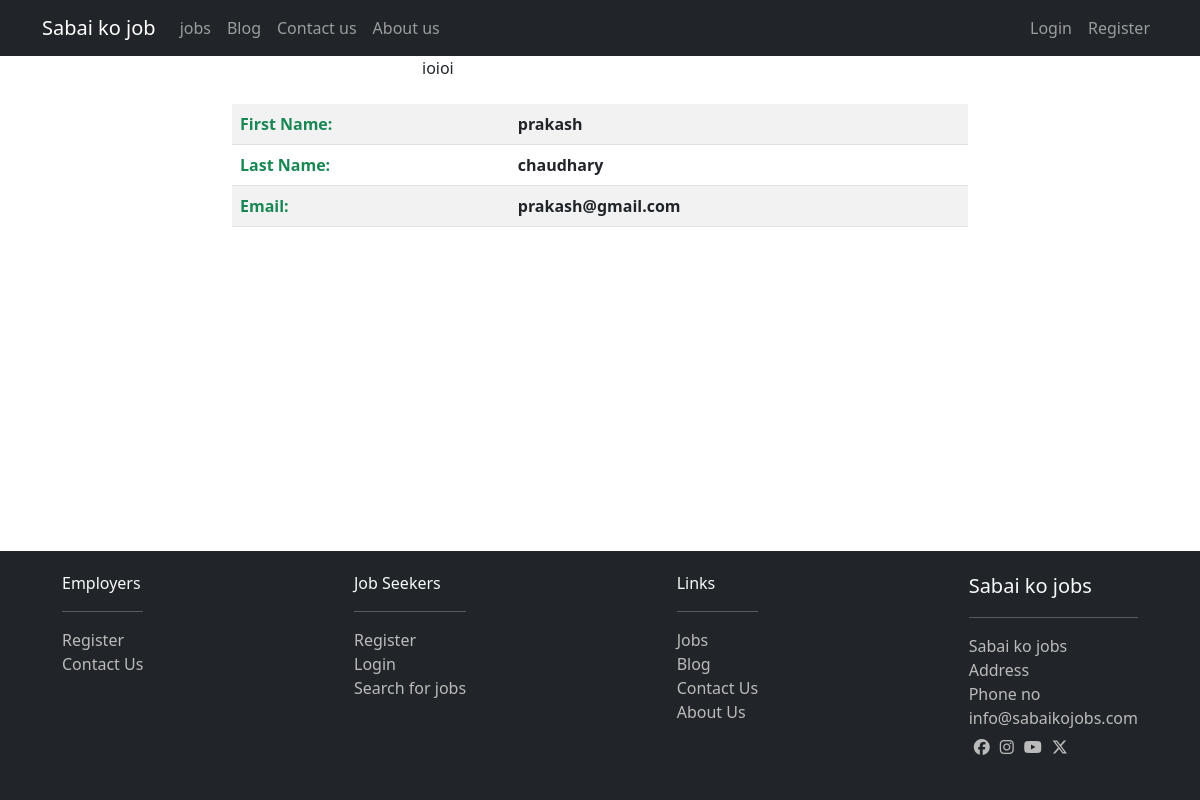
Screenshot of /account/profile/don/ with the database file from the repository.
### account/models.py (models this page shows)
class User(AbstractUser):
	pass

### account/views.py (the view, shortened to what this page needs)
# urls.py: path('profile/<str:username>/',profile_view, name='profile'),
def profile_view(request,username):
    user = get_object_or_404(User,username=username)
    profile = get_object_or_404(Profile)
    form = None
    context = {'user':user,'form':form,'profile':profile}
    return render(request,'profile.html',context)

### account/templates/profile.html (shortened to what this page needs)
{% extends 'base.html' %}
{% block content %}
{% if form %}
<div>
    <div>
        {% if profile_model %}
        {% for pro in profile_model %}
            <img src="{{ pro.image.url }}">
        {% endfor %}
        {% endif %}
    </div>
    <form method="post" action="{% url 'account:profile_update' %}" enctype="multipart/form-data">
        {% csrf_token %}
        {{ form.as_p }}
        <input type="submit" value="Submit" name="submit" class="btn btn-info"/>
    </form>
</div>
{% else %}
<div class="row">
    <div class="col-sm-12 col-md-4 col-lg-4"></div>
    <div class="col-sm-12 col-md-4 col-lg-4">
        {% if user.profile.avatar %}
        ioioi
        <div>
        </div>
        {% endif %}
    </div>
    <div class="col-sm-12 col-md-4 col-lg-4"></div>
</div>
<div class="row">
    <div class="col-sm-12 col-md-2 col-lg-2"></div>
    <div class="col-sm-12 col-md-8 col-lg-8 ">
        <table class="table table-striped">
            <thead>
            <tbody class="fw-bold">
                <tr>
                    <td class="text-success">First Name:</td> <td>{{ user.first_name }}</td>
                </tr>
                <tr>
                    <td class="text-success">Last Name:</td> <td>{{ user.last_name }}</td>
                </tr>
                <tr>
                    <td class="text-success">Email:</td> <td>{{ user.email }}</td>
                </tr>
            </tbody>
        </thead>
        </table>
    </div>
    <div class="col-sm-12 col-md-2 col-lg-2"></div>
</div>
{% endif %}
{% endblock content %}

### templates/base.html (shortened to what this page needs)
{% load static %}
<!DOCTYPE html>
<html>
<head>
	<link rel="stylesheet" href="{% static 'css/footer.css' %}">
	<link rel="stylesheet" href="{% static 'css/aboutus.css' %}">
	<link rel="stylesheet" href="{% static 'css/contactus.css' %}">
	<link rel="stylesheet" href="{% static 'css/bootstrap.min.css' %}">
	<link rel="stylesheet" href="{% static 'css/home.css' %}">
	<link rel="stylesheet" href="{% static 'css/blog.css' %}">
</head>
<body>
	{% block navbar %}
		{% include 'navbar.html' %}
	{% endblock %}
	<div class="container">
		{% block content %}
		{% endblock %}
	</div>
	{% block footer %}
		{% include 'footer.html' %}
	{% endblock %}
</body>
</html>

### templates/navbar.html (shortened to what this page needs)
<nav class="navbar navbar-expand-lg navbar-dark bg-dark">
    <div class="container">
        <a href="{% url 'jobs:home' %}" class="navbar-brand">Sabai ko job</a>
        <div class="collapse navbar-collapse" id="navbarCollapse">
            <div class="navbar-nav">
                <a href="{% url 'jobs:home' %}" class="nav-item nav-link">jobs</a>
                <a href="{% url 'blog_post:articles' %}" class="nav-item nav-link">Blog</a>
                <a href="{% url 'jobs:contactus' %}" class="nav-item nav-link">Contact us</a>
                <a href="{% url 'jobs:aboutus' %}" class="nav-item nav-link">About us</a>
            </div>
            <div class="navbar-nav ms-auto">
            {% if request.user.is_authenticated %}
            <li class="nav-item dropdown">
                {% if request.user.is_authenticated %}
                    <a class="nav-link dropdown-toggle" href="#" role="button" data-bs-toggle="dropdown" aria-expanded="false">
                    {{request.user}}
                    </a>
                {% else %}
                <li class="nav-item">
                    <a class="nav-link" href="{% url 'account:userlogin' %}">Login</a>
                </li>
                <li class="nav-item">
                    <a class="nav-link" href="{% url 'account:usersignup' %}">Sign up</a>
                </li>
                {% endif %}
                <ul class="dropdown-menu">
                    <li><a class="dropdown-item" href="{% url 'account:profile' request.user %}">Profile</a></li>
                    {% if request.user.is_authenticated %}
                    {% else %}
                    <li><a class="dropdown-item" href="#">Login</a></li>
                    {% endif %}
                    <li><a class="dropdown-item" href="{% url 'account:userlogout' %}">Logout</a></li>
                </ul>
            </li>
           <!--  <a class="nav-link dropdown-toggle" href="#" role="button" data-bs-toggle="dropdown" aria-expanded="false">{{request.user}}</a>
            <ul class="dropdown-menu">
                <a class="dropdown-item" href="{% url 'account:profile' request.user %}">Profile</a>
                <a class="dropdown-item" href="{% url 'account:userlogout' %}">Logout</a>
            </ul>   -->
            {% else %}
                <a href="{% url 'account:userlogin' %}" class="nav-item nav-link">Login</a>
                <a href="{% url 'account:usersignup' %}" class="nav-item nav-link">Register</a>
            {% endif %}
            </div>
        </div>
    </div>
</nav>

### templates/footer.html
<div class="footer bg-dark text-light">
	<div class="container">
		<div class="d-flex justify-content-between p-3">
			<div class="p-1">
				<div>
					<p class="fs-6">Employers</p><hr>
					<ul>
						<li><a href="{% url 'account:usersignup' %}">Register</a></li>
						<li><a href="{% url 'jobs:contactus' %}">Contact Us</a></li>
					</ul>
				</div>
			</div>
			<div class="p-1">
				<div>
					<p class="fs-6">Job Seekers</p><hr>
					<ul>
						<li><a href="{% url 'account:usersignup' %}">Register</a></li>
						<li><a href="{% url 'account:userlogin' %}">Login</a></li>
						<li><a href="{% url 'jobs:home' %}">Search for jobs</a></li>
					</ul>
				</div>
			</div>
			<div class="p-1">
				<div>
					<p class="fs-6">Links</p><hr>
					<ul>
						<li><a href="{% url 'account:usersignup' %}">Jobs</a></li>
						<li><a href="{% url 'jobs:home' %}">Blog</a></li>
						<li><a href="{% url 'jobs:contactus'	 %}">Contact Us</a></li>
						<li><a href="{% url 'jobs:aboutus' %}">About Us</a></li>
					</ul>
				</div>
			</div>
			<div class="p-1">
				<div>
					<p class="fs-5">Sabai ko jobs</p><hr>
					<ul class="info">
						<li><a href="#">Sabai ko jobs</a></li>
						<li><a href="#">Address</a></li>
						<li><a href="#">Phone no</a></li>
						<li><a href="#">info@sabaikojobs.com</a></li>
						<li>
							<div class="d-flex flex-row mb-3">
								<a href="#"><i class="fa-brands fa-facebook"></i></a>
								<a href="#"><i class="fa-brands fa-instagram"></i></a>
								<a href="#"><i class="fa-brands fa-youtube"></i></a>
								<a href="#"><i class="fa-brands fa-x-twitter"></i></a>
							</div>
						</li>
					</ul>
				</div>
			</div>
		</div>
	</div>
</div>

### staticfiles/css/footer.css (style rules this page uses)
.p-1 div ul li a { color: #BBBBBB; text-decoration: none; }
.p-1 div ul { padding: 0; margin: 0; }
.p-1 div ul li { list-style: none; }
.info li div a { padding: 5px; }
.footer { position: absolute; left: 0; right: 0; bottom: 0; }

### templates/base.html (style rules this page uses)
html { height: 100%; box-sizing: border-box; }
body { position: relative; margin: 0; min-height: 100%; padding-bottom: 400px; box-sizing: inherit; }

### rows the page displays
User: first_name "prakash", last_name "chaudhary", email "prakash@gmail.com"
